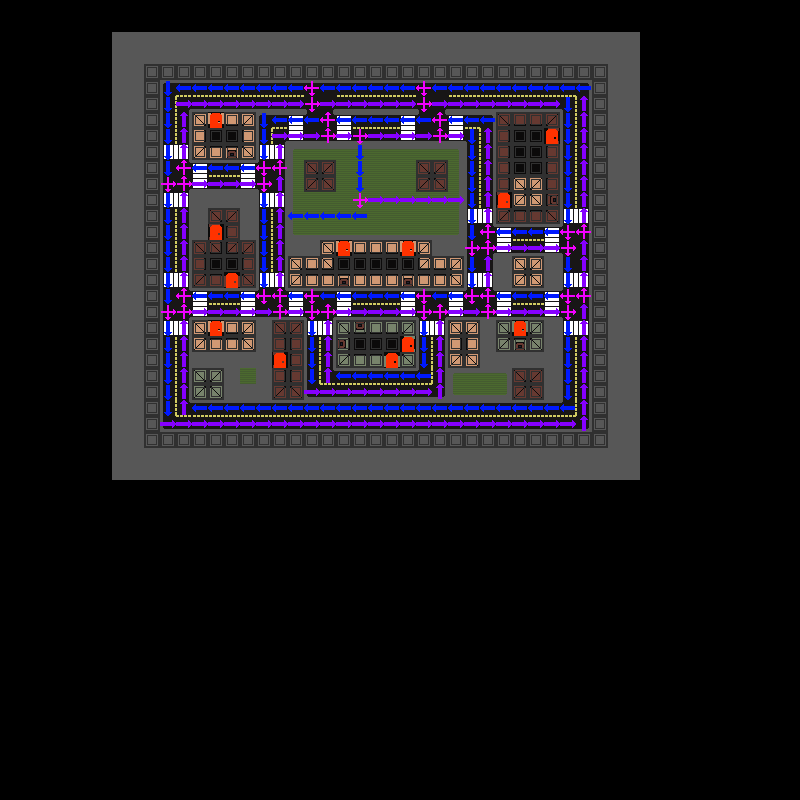

Below is a game level as drawn by its tile map, then a one-line description and the .tmx that defines it (tile-layer data replaced by summaries):
An orthogonal 50x50 tile map with 16x16 px tiles, 4 tile layers (floor, graphic, doors, mech), 3 tilesets and 3 objects (park, player, bounds).

<map version="1.10" tiledversion="1.10.2" orientation="orthogonal" renderorder="right-down" width="50" height="50" tilewidth="16" tileheight="16" infinite="0" backgroundcolor="#000000" nextlayerid="6" nextobjectid="5">
 <tileset firstgid="1" source="tiles.tsx" />
 <tileset firstgid="4" source="tile_map.tsx" />
 <tileset firstgid="381" source="mechtiles16.tsx" />
 <layer id="5" name="floor" width="50" height="50">
  <data>[2500 cells, 212 non-empty, 11 distinct tile ids]</data>
 </layer>
 <layer id="4" name="graphic" width="50" height="50">
  <data>[2500 cells, 853 non-empty, 66 distinct tile ids]</data>
 </layer>
 <layer id="4" name="doors" width="50" height="50">
  <data>[2500 cells, 19 non-empty, 8 distinct tile ids]</data>
 </layer>
 <layer id="2" name="mech" width="50" height="50">
  <data>[2500 cells, 605 non-empty, 10 distinct tile ids]</data>
 </layer>
 <objectgroup id="3" name="spawns">
  <object id="2" name="park" x="320" y="416" width="48" height="48" />
  <object id="3" name="player" x="384" y="208" width="16" height="16" />
  <object id="4" name="bounds" x="160" y="80" width="432" height="352" />
 </objectgroup>
</map>